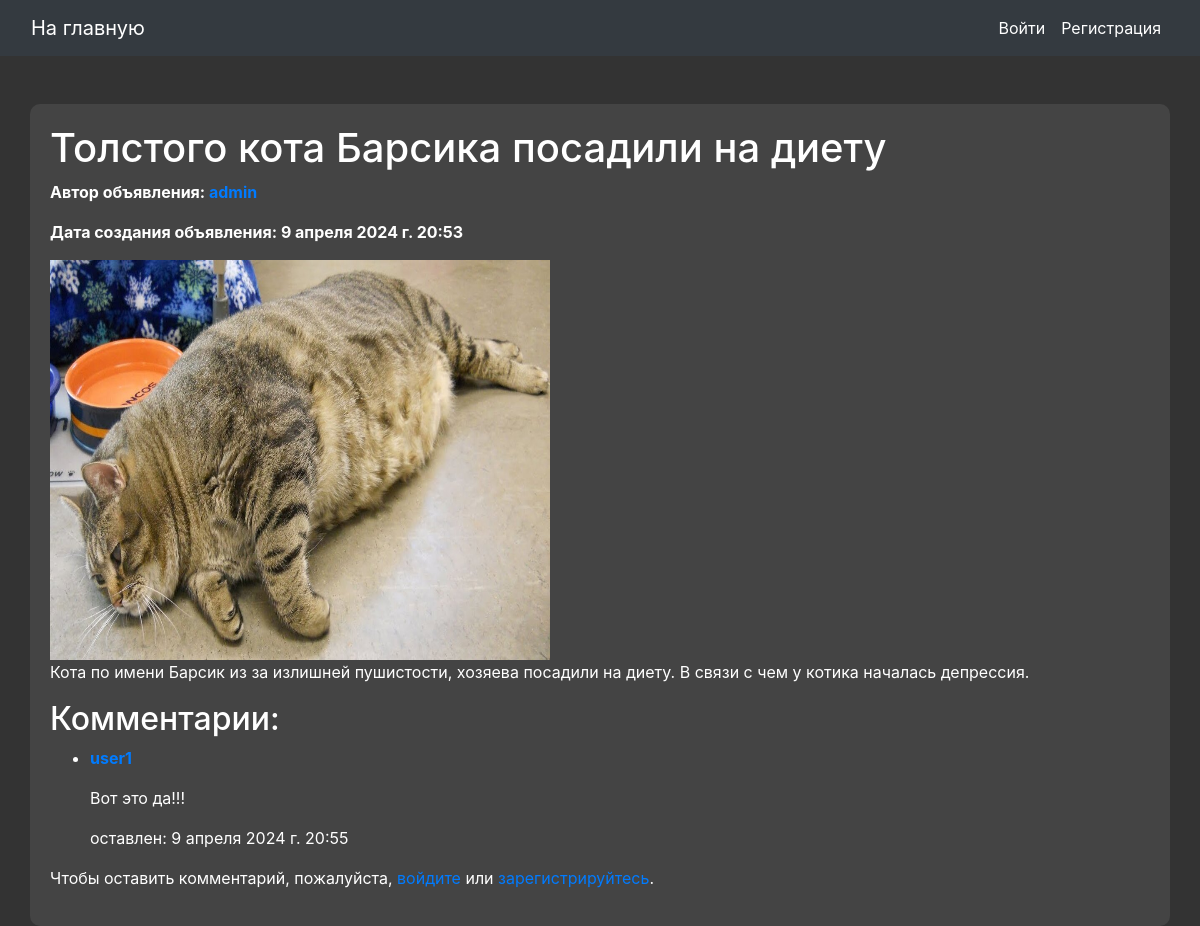
Screenshot of /ad/2/ with the database file from the repository.
### app/models.py (models this page shows)
class Ad(models.Model):
    title = models.CharField(max_length=100)
    description = models.TextField()
    author = models.ForeignKey(User, on_delete=models.CASCADE)
    created_at = models.DateTimeField(auto_now_add=True)
    image = models.ImageField(upload_to='images/', blank=True)

class Comment(models.Model):
    ad = models.ForeignKey(Ad, on_delete=models.CASCADE, related_name='comments')
    author = models.ForeignKey(User, on_delete=models.CASCADE)
    text = models.TextField()
    created_at = models.DateTimeField(auto_now_add=True)

### app/views.py (the view)
# urls.py: path('ad/<int:pk>/', views.ad_detail, name='ad_detail'),
def ad_detail(request, pk):
    ad = get_object_or_404(Ad, pk=pk)
    return render(request, 'ad_detail.html', {'ad': ad})

### templates/ad_detail.html (shortened to what this page needs)
{% extends 'base.html' %}
{% block content %}
<article>
    <h1>{{ ad.title }}</h1>
    <p><strong>Автор объявления: <a href="{% url 'profile' ad.author.pk %}">{{ ad.author.username }}</a></strong></p>
    <p><strong>Дата создания объявления: {{ ad.created_at }}</strong></p>
    {% if ad.image %}
    <img src="{{ ad.image.url }}" alt="{{ ad.title }}" width="500" height="400">
    {% endif %}
    <p>{{ ad.description }}</p>
</article>
<h2>Комментарии:</h2>
<ul>
    {% for comment in ad.comments.all %}
    <li>
        <p><strong><a href="{% url 'profile' comment.author.pk %}">{{ comment.author.username }}</a></strong></p>
        <p>{{ comment.text }}</p>
        <p>оставлен: {{ comment.created_at }}</p>
    </li>
    {% endfor %}
</ul>
{% if not user.is_authenticated %}
<p>Чтобы оставить комментарий, пожалуйста, <a href="{% url 'login' %}">войдите</a> или <a href="{% url 'signup' %}">зарегистрируйтесь</a>.</p>
{% else %}
<form method="post" action="{% url 'comment_create' ad.pk %}">
  {% csrf_token %}
  {{ form.as_p }}
  <button type="submit">Комментировать</button>
</form>
{% endif %}
{% endblock %}

### templates/base.html (style rules this page uses)
body { background-color: #333; color: #fff; }

### rows the page displays
Ad: title "Толстого кота Барсика посадили на диету", author.username "admin", created_at "9 апреля 2024 г. 20:53", image (picture), description "Кота по имени Барсик из за излишней пушистости, хозяева посадили на диету. В связи с чем у котика началась депрессия."
Comment: author.username "user1", text "Вот это да!!!", created_at "9 апреля 2024 г. 20:55"
